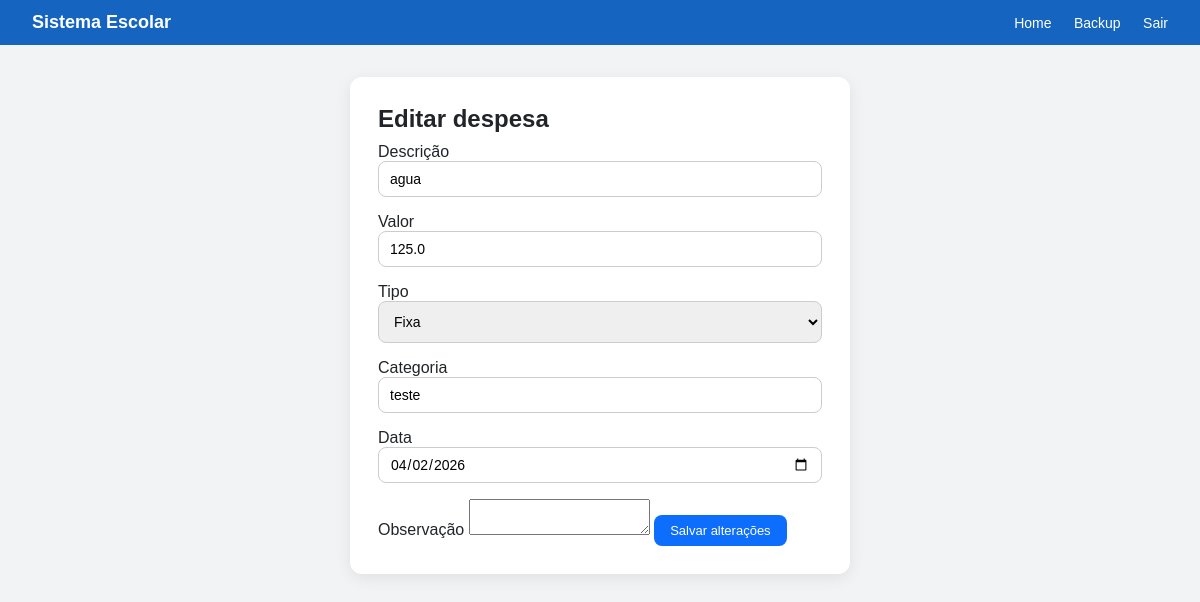
The page /editar_despesa/1 (signed in) on the database its author committed.
### models.py (models this page shows)
class Despesa(db.Model):
    __tablename__ = "despesas"
    id             = db.Column(db.Integer, primary_key=True)
    descricao      = db.Column(db.String(200))
    valor          = db.Column(db.Float, default=0)
    tipo           = db.Column(db.String(40))
    categoria      = db.Column(db.String(60))
    data           = db.Column(db.String(10))
    observacao     = db.Column(db.Text)
    recorrente     = db.Column(db.Integer, default=0)
    dia_vencimento = db.Column(db.Integer)

### routes/despesas.py (the view, shortened to what this page needs)
@despesas_bp.route("/editar_despesa/<int:id>", methods=["GET","POST"])
@login_required
def editar_despesa(id):
    d = Despesa.query.get_or_404(id)
    return render_template("editar_despesa.html", despesa=d)

### security.py (called while the page is built)
def login_required(f):
    @wraps(f)
    def decorated(*args, **kwargs):
        if "usuario_id" not in session:
            flash("Faça login para continuar.", "erro")
            return redirect("/login")
        return f(*args, **kwargs)
    return decorated

### templates/editar_despesa.html (shortened to what this page needs)
{% extends "base.html" %}
{% block content %}
<div class="executivo">
    <div class="card" style="max-width:500px; margin:auto;">
        <h2>Editar despesa</h2>
        <form method="POST">
            <label>Descrição</label>
            <input type="text" name="descricao" value="{{ despesa.descricao }}" required>
            <label>Valor</label>
            <input type="number" step="0.01" name="valor" value="{{ despesa.valor }}" required>
            <label>Tipo</label>
            <select name="tipo">
                <option value="Fixa" {% if despesa.tipo == "Fixa" %}selected{% endif %}>Fixa</option>
            </select>
            <label>Categoria</label>
            <input type="text" name="categoria" value="{{ despesa.categoria }}">
            <label>Data</label>
            <input type="date" name="data" value="{{ despesa.data }}" required>
            <label>Observação</label>
            <textarea name="observacao">{{ despesa.observacao }}</textarea>
            <button type="submit" class="btn btn-azul">
                Salvar alterações
            </button>
        </form>
    </div>
</div>
{% endblock %}

### static/style.css (style rules this page uses)
body { margin: 0; padding: 0; background: #f4f6f8; font-family: Arial, Helvetica, sans-serif; }
.card { background: #ffffff; border-radius: 8px; padding: 16px; margin-bottom: 20px; box-shadow: 0 2px 6px rgba(0,0,0,0.06); }
.btn { border-radius: 6px; padding: 6px 12px; font-size: 13px; border: none; cursor: pointer; text-decoration: none; display: inline-block; }
.card { max-width: 100%; overflow-x: hidden; }
input { height: 36px; padding: 6px 10px; font-size: 14px; border-radius: 6px; }
.btn-azul { background: #1e90ff; color: #fff; }
.card { width: 100%; }
body { padding-top: 70px; }
html, body { margin: 0; padding: 0; }
.card { background: #ffffff; border-radius: 10px; padding: 18px; box-shadow: 0 2px 8px rgba(0,0,0,0.06); }

### templates/base.html (style rules this page uses)
:root { --azul: #0d6efd; --cinza: #f1f3f5; --cinza-escuro: #343a40; --preto: #212529; --branco: #ffffff; --verde: #198754; --vermelho: #dc3545; }
* { box-sizing: border-box; font-family: Arial, Helvetica, sans-serif; }
body { margin: 0; background-color: var(--cinza); color: var(--preto); }
.card { background-color: var(--branco); padding: 28px; border-radius: 12px; box-shadow: 0 4px 16px rgba(0,0,0,0.08); margin-bottom: 32px; }
h2, h3 { margin-top: 0; margin-bottom: 10px; }
form input, form select { width: 100%; padding: 11px; margin-bottom: 16px; border-radius: 8px; border: 1px solid #ccc; font-size: 14px; }
.btn { padding: 8px 16px; border-radius: 8px; border: none; cursor: pointer; font-size: 13px; text-decoration: none; display: inline-block; }
.btn-azul { background-color: var(--azul); color: var(--branco); }

### rows shown on the page
Despesa: descricao "agua", valor "125.0", tipo "Fixa", categoria "teste", data "04/02/2026"
